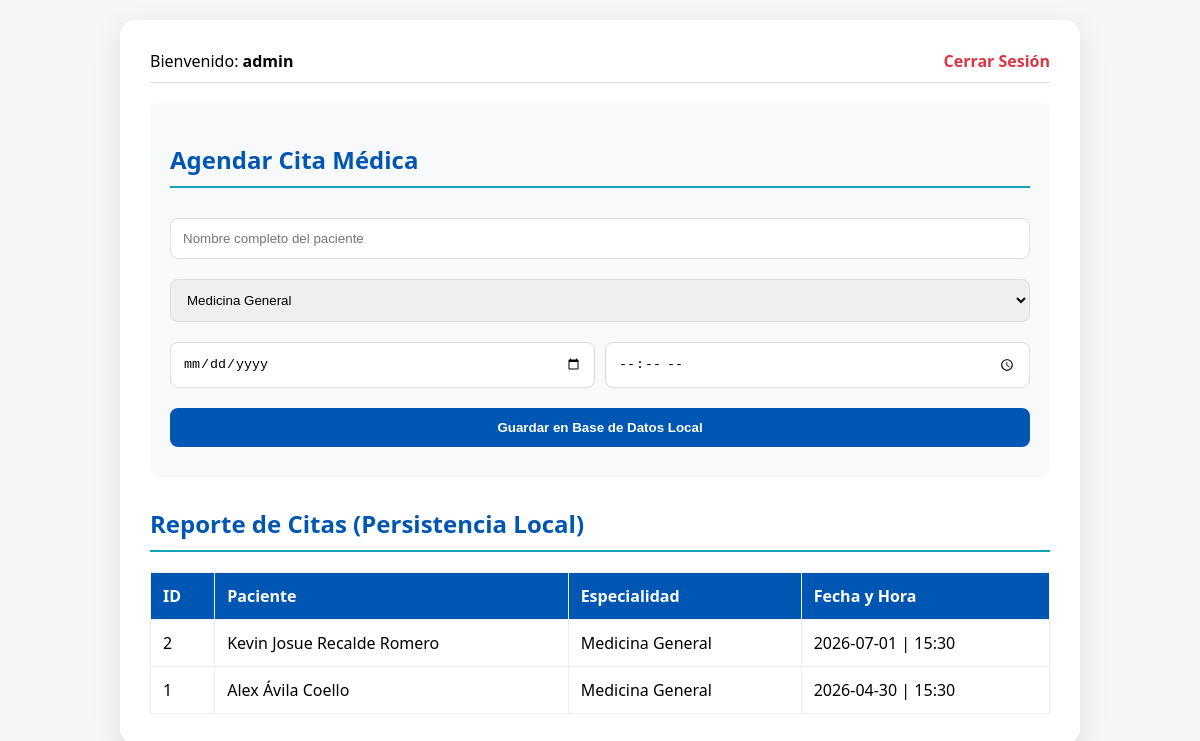
/ (signed in), run on the app's committed database.
### tables this page shows
CREATE TABLE citas (
        id INTEGER PRIMARY KEY AUTOINCREMENT,
        paciente_nombre TEXT, -- Cambiado para coincidir con index.php
        especialidad TEXT,
        fecha DATE,
        hora TEXT,
        estado TEXT DEFAULT 'Registrada'
    );

### index.php (the view, shortened to what this page needs)
<?php
require_once 'db_config.php';
$msg = "";
?>
<!DOCTYPE html>
<html lang="es">
<head>
    <link rel="stylesheet" href="css/style.css">
</head>
<body>
<div class="container">
    <?php if (!isset($_SESSION['usuario'])): ?>
        <div class="login-form">
            <h2>Acceso al Sistema Médico</h2>
            <?= $msg ?>
            <form method="POST">
                <input type="text" name="user" placeholder="Usuario (admin)" required>
                <input type="password" name="pass" placeholder="Contraseña (1234)" required>
                <button type="submit" name="login">Ingresar</button>
            </form>
        </div>
    <?php else: ?>
        <div class="header">
            <span>Bienvenido: <strong><?= $_SESSION['usuario'] ?></strong></span>
            <a href="?logout=1" class="logout">Cerrar Sesión</a>
        </div>
        <div class="appointment-form">
            <h2>Agendar Cita Médica</h2>
            <form method="POST">
                <input type="text" name="paciente" placeholder="Nombre completo del paciente" required>
                <select name="especialidad">
                    <option value="Medicina General">Medicina General</option>
                </select>
                <div style="display:flex; gap:10px;">
                    <input type="date" name="fecha" required>
                    <input type="time" name="hora" required>
                </div>
                <button type="submit" name="agendar">Guardar en Base de Datos Local</button>
            </form>
        </div>
        <h2>Reporte de Citas (Persistencia Local)</h2>
        <table>
            <thead>
                <tr>
                    <th>ID</th>
                    <th>Paciente</th>
                    <th>Especialidad</th>
                    <th>Fecha y Hora</th>
                </tr>
            </thead>
            <tbody>
                <?php
                $stmt = $pdo->query("SELECT * FROM citas ORDER BY id DESC");
                while ($row = $stmt->fetch(PDO::FETCH_ASSOC)): ?>
                    <tr>
                        <td><?= $row['id'] ?></td>
                        <td><?= htmlspecialchars($row['paciente_nombre']) ?></td>
                        <td><?= $row['especialidad'] ?></td>
                        <td><?= $row['fecha'] ?> | <?= $row['hora'] ?></td>
                    </tr>
                <?php endwhile; ?>
            </tbody>
        </table>
    <?php endif; ?>
</div>
</body>
</html>

### css/style.css (style rules this page uses)
:root { --primary: #0056b3; --secondary: #17a2b8; --bg: #f4f7f6; --white: #ffffff; }
body { font-family: 'Segoe UI', Tahoma, sans-serif; background: var(--bg); margin: 0; padding: 20px; }
.container { max-width: 900px; margin: auto; background: var(--white); padding: 30px; border-radius: 15px; box-shadow: 0 10px 30px rgba(0,0,0,0.1); }
h2 { color: var(--primary); border-bottom: 2px solid var(--secondary); padding-bottom: 10px; }
.login-form, .appointment-form { background: #f8f9fa; padding: 20px; border-radius: 10px; margin-bottom: 30px; }
input, select, button { width: 100%; padding: 12px; margin: 10px 0; border: 1px solid #ddd; border-radius: 8px; box-sizing: border-box; }
button { background: var(--primary); color: white; border: none; font-weight: bold; cursor: pointer; transition: 0.3s; }
table { width: 100%; border-collapse: collapse; margin-top: 20px; }
th, td { padding: 12px; border: 1px solid #eee; text-align: left; }
th { background: var(--primary); color: white; }
.header { display: flex; justify-content: space-between; align-items: center; margin-bottom: 20px; border-bottom: 1px solid #ddd; padding-bottom: 10px; }
.logout { color: #dc3545; text-decoration: none; font-weight: bold; }

### data on the page
citas: id "2", paciente_nombre "Kevin Josue Recalde Romero", especialidad "Medicina General", fecha "2026-07-01", hora "15:30"
citas: id "1", paciente_nombre "Alex Ávila Coello", especialidad "Medicina General", fecha "2026-04-30", hora "15:30"

### other printed values
$_SESSION['usuario'] "admin"
